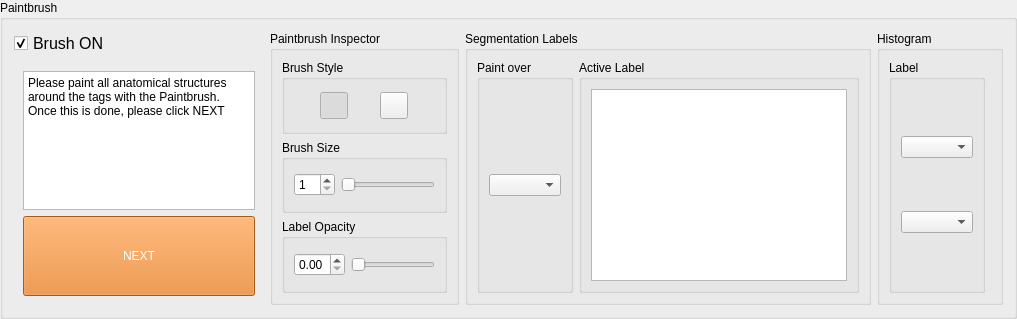
             <widget class="QGroupBox" name="groupBox_paintbrush">
              <property name="enabled">
               <bool>true</bool>
              </property>
              <property name="sizePolicy">
               <sizepolicy hsizetype="Preferred" vsizetype="Minimum">
                <horstretch>0</horstretch>
                <verstretch>0</verstretch>
               </sizepolicy>
              </property>
              <property name="minimumSize">
               <size>
                <width>300</width>
                <height>250</height>
               </size>
              </property>
              <property name="maximumSize">
               <size>
                <width>16777215</width>
                <height>16777215</height>
               </size>
              </property>
              <property name="toolTip">
               <string>Manually paint or erase segmentation labels on the current slice.</string>
              </property>
              <property name="title">
               <string>Paintbrush</string>
              </property>
              <layout class="QGridLayout" name="gridLayout_43" rowstretch="0,0,0,0" columnstretch="0,0,0,0,0,1">
               <item row="1" column="0" rowspan="3">
                <widget class="QStackedWidget" name="stackedWidget_4D">
                 <property name="minimumSize">
                  <size>
                   <width>250</width>
                   <height>0</height>
                  </size>
                 </property>
                 <property name="maximumSize">
                  <size>
                   <width>16777215</width>
                   <height>16777215</height>
                  </size>
                 </property>
                 <property name="currentIndex">
                  <number>0</number>
                 </property>
                 <widget class="QWidget" name="page_8">
                  <layout class="QGridLayout" name="gridLayout">
                   <item row="1" column="1">
                    <widget class="QPushButton" name="pushButton_anatOK">
                     <property name="sizePolicy">
                      <sizepolicy hsizetype="Minimum" vsizetype="Fixed">
                       <horstretch>0</horstretch>
                       <verstretch>0</verstretch>
                      </sizepolicy>
                     </property>
                     <property name="minimumSize">
                      <size>
                       <width>100</width>
                       <height>80</height>
                      </size>
                     </property>
                     <property name="font">
                      <font>
                       <bold>false</bold>
                       <stylestrategy>PreferDefault</stylestrategy>
                      </font>
                     </property>
                     <property name="toolTip">
                      <string>Disabled until every anatomical region has been painted in all views</string>
                     </property>
                     <property name="styleSheet">
                      <string notr="true"> QPushButton { background-color: #e67e22; color: white; } QPushButton:disabled { background-color: #a9713f; color: #cccccc; }</string>
                     </property>
                     <property name="text">
                      <string>NEXT</string>
                     </property>
                    </widget>
                   </item>
                   <item row="0" column="1">
                    <widget class="QPlainTextEdit" name="plainTextEdit_MRID_2">
                     <property name="minimumSize">
                      <size>
                       <width>80</width>
                       <height>80</height>
                      </size>
                     </property>
                     <property name="maximumSize">
                      <size>
                       <width>16777215</width>
                       <height>16777215</height>
                      </size>
                     </property>
                     <property name="verticalScrollBarPolicy">
                      <enum>Qt::ScrollBarAsNeeded</enum>
                     </property>
                     <property name="horizontalScrollBarPolicy">
                      <enum>Qt::ScrollBarAsNeeded</enum>
                     </property>
                     <property name="sizeAdjustPolicy">
                      <enum>QAbstractScrollArea::AdjustToContents</enum>
                     </property>
                     <property name="readOnly">
                      <bool>true</bool>
                     </property>
                     <property name="plainText">
                      <string>Please paint all anatomical structures around the tags with the Paintbrush. Once this is done, please click NEXT</string>
                     </property>
                    </widget>
                   </item>
                  </layout>
                 </widget>
                 <widget class="QWidget" name="page_9">
                  <layout class="QGridLayout" name="gridLayout_80">
                   <item row="1" column="1">
                    <widget class="QPushButton" name="pushButton_segOK">
                     <property name="minimumSize">
                      <size>
                       <width>100</width>
                       <height>80</height>
                      </size>
                     </property>
                     <property name="toolTip">
                      <string>Finalizes MRID-tag/segmentation painting and generates the contrast heatmap. Unpainted tags are skipped rather than causing an error.</string>
                     </property>
                     <property name="styleSheet">
                      <string notr="true"> QPushButton { background-color: #e67e22; color: white; } QPushButton:disabled { background-color: #a9713f; color: #cccccc; }</string>
                     </property>
                     <property name="text">
                      <string>DONE</string>
                     </property>
                    </widget>
                   </item>
                   <item row="0" column="1">
                    <widget class="QPlainTextEdit" name="plainTextEdit_MRID_4">
                     <property name="minimumSize">
                      <size>
                       <width>0</width>
                       <height>0</height>
                      </size>
                     </property>
                     <property name="maximumSize">
                      <size>
                       <width>16777215</width>
                       <height>16777215</height>
                      </size>
                     </property>
                     <property name="verticalScrollBarPolicy">
                      <enum>Qt::ScrollBarAsNeeded</enum>
                     </property>
                     <property name="horizontalScrollBarPolicy">
                      <enum>Qt::ScrollBarAsNeeded</enum>
                     </property>
                     <property name="sizeAdjustPolicy">
                      <enum>QAbstractScrollArea::AdjustToContents</enum>
                     </property>
                     <property name="readOnly">
                      <bool>true</bool>
                     </property>
                     <property name="plainText">
                      <string>Please paint all MRID tags with the Paintbrush. Once this is done, please click DONE</string>
                     </property>
                    </widget>
                   </item>
                  </layout>
                 </widget>
                </widget>
               </item>
               <item row="0" column="0">
                <widget class="QCheckBox" name="checkBox_Brush_MRID">
                 <property name="enabled">
                  <bool>true</bool>
                 </property>
                 <property name="maximumSize">
                  <size>
                   <width>16777215</width>
                   <height>16777215</height>
                  </size>
                 </property>
                 <property name="font">
                  <font>
                   <pointsize>12</pointsize>
                   <bold>false</bold>
                  </font>
                 </property>
                 <property name="toolTip">
                  <string>Toggle the paintbrush tool for manually painting regions on the current view (e.g. forbidden areas).</string>
                 </property>
                 <property name="text">
                  <string>Brush ON</string>
                 </property>
                 <property name="iconSize">
                  <size>
                   <width>16</width>
                   <height>16</height>
                  </size>
                 </property>
                 <property name="checked">
                  <bool>true</bool>
                 </property>
                </widget>
               </item>
               <item row="0" column="1" rowspan="4">
                <widget class="QGroupBox" name="groupBox_28">
                 <property name="maximumSize">
                  <size>
                   <width>16777215</width>
                   <height>16777215</height>
                  </size>
                 </property>
                 <property name="toolTip">
                  <string>Fine-tune the paintbrush: stroke shape, label opacity, and brush size.</string>
                 </property>
                 <property name="title">
                  <string>Paintbrush Inspector</string>
                 </property>
                 <layout class="QGridLayout" name="gridLayout_41">
                  <item row="0" column="1" colspan="3">
                   <widget class="QGroupBox" name="groupBox_29">
                    <property name="maximumSize">
                     <size>
                      <width>16777215</width>
                      <height>100</height>
                     </size>
                    </property>
                    <property name="toolTip">
                     <string>Choose whether the paintbrush stroke is square or round.</string>
                    </property>
                    <property name="title">
                     <string>Brush Style</string>
                    </property>
                    <layout class="QGridLayout" name="gridLayout_40">
                     <item row="0" column="0">
                      <widget class="QToolButton" name="paint_square_Post">
                       <property name="font">
                        <font>
                         <bold>false</bold>
                        </font>
                       </property>
                       <property name="toolTip">
                        <string>Use a square paintbrush stroke.</string>
                       </property>
                       <property name="styleSheet">
                        <string notr="true"/>
                       </property>
                       <property name="text">
                        <string/>
                       </property>
                       <property name="icon">
                        <iconset>
                         <normaloff>Icons/mri/square.png</normaloff>Icons/mri/square.png</iconset>
                       </property>
                       <property name="iconSize">
                        <size>
                         <width>20</width>
                         <height>20</height>
                        </size>
                       </property>
                       <property name="checkable">
                        <bool>true</bool>
                       </property>
                       <property name="checked">
                        <bool>true</bool>
                       </property>
                       <property name="autoExclusive">
                        <bool>false</bool>
                       </property>
                      </widget>
                     </item>
                     <item row="0" column="1">
                      <widget class="QToolButton" name="paint_round_Post">
                       <property name="enabled">
                        <bool>true</bool>
                       </property>
                       <property name="toolTip">
                        <string>Use a round paintbrush stroke.</string>
                       </property>
                       <property name="text">
                        <string/>
                       </property>
                       <property name="icon">
                        <iconset>
                         <normaloff>Icons/mri/circle.png</normaloff>Icons/mri/circle.png</iconset>
                       </property>
                       <property name="iconSize">
                        <size>
                         <width>20</width>
                         <height>20</height>
                        </size>
                       </property>
                       <property name="checkable">
                        <bool>true</bool>
                       </property>
                       <property name="autoExclusive">
                        <bool>false</bool>
                       </property>
                      </widget>
                     </item>
                    </layout>
                   </widget>
                  </item>
                  <item row="2" column="1" colspan="3">
                   <widget class="QGroupBox" name="groupBox_31">
                    <property name="maximumSize">
                     <size>
                      <width>16777215</width>
                      <height>250</height>
                     </size>
                    </property>
                    <property name="toolTip">
                     <string>Sets how opaque the painted label overlay appears on top of the MRI.</string>
                    </property>
                    <property name="title">
                     <string>Label Opacity</string>
                    </property>
                    <layout class="QGridLayout" name="gridLayout_42">
                     <item row="0" column="1">
                      <widget class="QSlider" name="sizeSlider_labelOcc">
                       <property name="toolTip">
                        <string>Adjusts the painted label overlay's opacity; mirrors the spin box next to it.</string>
                       </property>
                       <property name="minimum">
                        <number>1</number>
                       </property>
                       <property name="maximum">
                        <number>100</number>
                       </property>
                       <property name="singleStep">
                        <number>1</number>
                       </property>
                       <property name="pageStep">
                        <number>1</number>
                       </property>
                       <property name="value">
                        <number>1</number>
                       </property>
                       <property name="orientation">
                        <enum>Qt::Horizontal</enum>
                       </property>
                      </widget>
                     </item>
                     <item row="0" column="0">
                      <widget class="QDoubleSpinBox" name="doubleSpinBox_labelOcc">
                       <property name="toolTip">
                        <string>Type the label overlay opacity directly (0 = invisible, 1 = fully opaque).</string>
                       </property>
                       <property name="maximum">
                        <double>1.000000000000000</double>
                       </property>
                       <property name="singleStep">
                        <double>0.050000000000000</double>
                       </property>
                      </widget>
                     </item>
                    </layout>
                   </widget>
                  </item>
                  <item row="1" column="1" colspan="3">
                   <widget class="QGroupBox" name="groupBox_30">
                    <property name="toolTip">
                     <string>Sets the paintbrush stroke size, in voxels (1-20).</string>
                    </property>
                    <property name="title">
                     <string>Brush Size</string>
                    </property>
                    <layout class="QGridLayout" name="gridLayout_39">
                     <item row="0" column="0">
                      <widget class="QDoubleSpinBox" name="brush_size4d">
                       <property name="maximumSize">
                        <size>
                         <width>16777215</width>
                         <height>30</height>
                        </size>
                       </property>
                       <property name="toolTip">
                        <string>Type the paintbrush size directly, in voxels (1-20); mirrors the slider next to it.</string>
                       </property>
                       <property name="wrapping">
                        <bool>false</bool>
                       </property>
                       <property name="frame">
                        <bool>true</bool>
                       </property>
                       <property name="buttonSymbols">
                        <enum>QAbstractSpinBox::UpDownArrows</enum>
                       </property>
                       <property name="decimals">
                        <number>0</number>
                       </property>
                       <property name="minimum">
                        <double>1.000000000000000</double>
                       </property>
                       <property name="maximum">
                        <double>20.000000000000000</double>
                       </property>
                       <property name="singleStep">
                        <double>1.000000000000000</double>
                       </property>
                      </widget>
                     </item>
                     <item row="0" column="1">
                      <widget class="QSlider" name="brush_sizeSlider4d">
                       <property name="toolTip">
                        <string>Adjusts the paintbrush size, in voxels (1-20); mirrors the spin box next to it.</string>
                       </property>
                       <property name="minimum">
                        <number>1</number>
                       </property>
                       <property name="maximum">
                        <number>20</number>
                       </property>
                       <property name="singleStep">
                        <number>1</number>
                       </property>
                       <property name="pageStep">
                        <number>1</number>
                       </property>
                       <property name="value">
                        <number>1</number>
                       </property>
                       <property name="orientation">
                        <enum>Qt::Horizontal</enum>
                       </property>
                      </widget>
                     </item>
                    </layout>
                   </widget>
                  </item>
                 </layout>
                </widget>
               </item>
               <item row="0" column="4" rowspan="4">
                <widget class="QGroupBox" name="groupBox_33">
                 <property name="maximumSize">
                  <size>
                   <width>16777215</width>
                   <height>16777215</height>
                  </size>
                 </property>
                 <property name="toolTip">
                  <string>Choose which label the paintbrush paints, and which existing label it's allowed to paint over.</string>
                 </property>
                 <property name="title">
                  <string>Segmentation Labels</string>
                 </property>
                 <layout class="QGridLayout" name="gridLayout_38">
                  <item row="0" column="0">
                   <widget class="QGroupBox" name="groupBox_35">
                    <property name="toolTip">
                     <string>Restrict painting to only overwrite this existing label (protects other labels from being painted over).</string>
                    </property>
                    <property name="title">
                     <string>Paint over</string>
                    </property>
                    <layout class="QGridLayout" name="gridLayout_36">
                     <item row="0" column="0">
                      <widget class="QComboBox" name="comboBox_paintOver_Post">
                       <property name="enabled">
                        <bool>true</bool>
                       </property>
                       <property name="toolTip">
                        <string>Restrict painting to only overwrite this existing label, or choose all labels to overwrite anything the brush passes over.</string>
                       </property>
                      </widget>
                     </item>
                    </layout>
                   </widget>
                  </item>
                  <item row="0" column="1">
                   <widget class="QGroupBox" name="groupBox_47">
                    <property name="toolTip">
                     <string>Click a row to choose which label the paintbrush currently paints with.</string>
                    </property>
                    <property name="title">
                     <string>Active Label</string>
                    </property>
                    <layout class="QGridLayout" name="gridLayout_37">
                     <item row="0" column="0">
                      <widget class="QTableWidget" name="tableWidget_labels">
                       <property name="verticalScrollBarPolicy">
                        <enum>Qt::ScrollBarAsNeeded</enum>
                       </property>
                       <property name="horizontalScrollBarPolicy">
                        <enum>Qt::ScrollBarAsNeeded</enum>
                       </property>
                       <property name="sizeAdjustPolicy">
                        <enum>QAbstractScrollArea::AdjustIgnored</enum>
                       </property>
                       <property name="selectionBehavior">
                        <enum>QAbstractItemView::SelectRows</enum>
                       </property>
                       <attribute name="horizontalHeaderVisible">
                        <bool>false</bool>
                       </attribute>
                       <attribute name="horizontalHeaderMinimumSectionSize">
                        <number>23</number>
                       </attribute>
                       <attribute name="horizontalHeaderDefaultSectionSize">
                        <number>51</number>
                       </attribute>
                       <attribute name="verticalHeaderVisible">
                        <bool>false</bool>
                       </attribute>
                       <attribute name="verticalHeaderDefaultSectionSize">
                        <number>25</number>
                       </attribute>
                       <column>
                        <property name="text">
                         <string>Idx</string>
                        </property>
                       </column>
                       <column>
                        <property name="text">
                         <string>Color</string>
                        </property>
                       </column>
                       <column>
                        <property name="text">
                         <string>Label</string>
                        </property>
                       </column>
                      </widget>
                     </item>
                    </layout>
                   </widget>
                  </item>
                 </layout>
                </widget>
               </item>
               <item row="0" column="5" rowspan="4">
                <widget class="QGroupBox" name="groupBox_36">
                 <property name="enabled">
                  <bool>true</bool>
                 </property>
                 <property name="maximumSize">
                  <size>
                   <width>16777215</width>
                   <height>16777215</height>
                  </size>
                 </property>
                 <property name="toolTip">
                  <string>Shows the intensity histogram for the selected label's voxels.</string>
                 </property>
                 <property name="title">
                  <string>Histogram</string>
                 </property>
                 <layout class="QGridLayout" name="gridLayout_44">
                  <item row="0" column="2">
                   <widget class="PlotWidget" name="widget_histogram" native="true">
                    <property name="maximumSize">
                     <size>
                      <width>16777215</width>
                      <height>1000</height>
                     </size>
                    </property>
                   </widget>
                  </item>
                  <item row="0" column="1">
                   <widget class="QGroupBox" name="groupBox_48">
                    <property name="minimumSize">
                     <size>
                      <width>0</width>
                      <height>60</height>
                     </size>
                    </property>
                    <property name="maximumSize">
                     <size>
                      <width>16777215</width>
                      <height>16777215</height>
                     </size>
                    </property>
                    <property name="toolTip">
                     <string>Choose which label (and which loaded data layer) the histogram above is computed from.</string>
                    </property>
                    <property name="title">
                     <string>Label</string>
                    </property>
                    <layout class="QGridLayout" name="gridLayout_45">
                     <item row="0" column="0">
                      <widget class="QComboBox" name="histogram_label">
                       <property name="enabled">
                        <bool>true</bool>
                       </property>
                       <property name="toolTip">
                        <string>Choose which label's voxel intensities the histogram above shows (or 'All anat Regions').</string>
                       </property>
                       <property name="currentIndex">
                        <number>-1</number>
                       </property>
                      </widget>
                     </item>
                     <item row="1" column="0">
                      <widget class="QComboBox" name="paintbrush_dataview">
                       <property name="toolTip">
                        <string>Choose which loaded data layer the histogram above is computed from.</string>
                       </property>
                      </widget>
                     </item>
                    </layout>
                   </widget>
                  </item>
                 </layout>
                </widget>
               </item>
              </layout>
             </widget>
